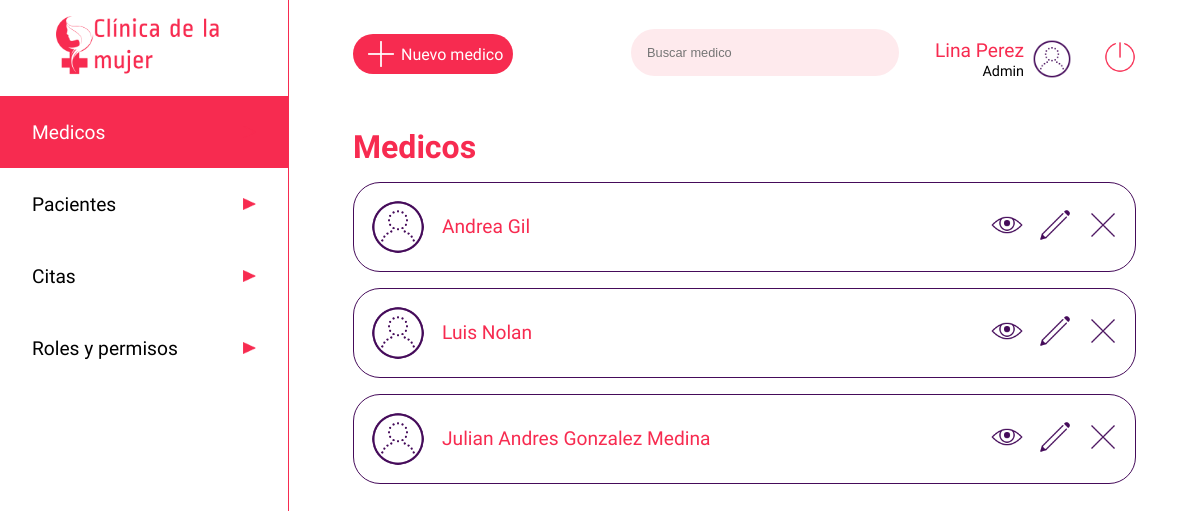
The page /medico (signed in) on the database as committed earlier.
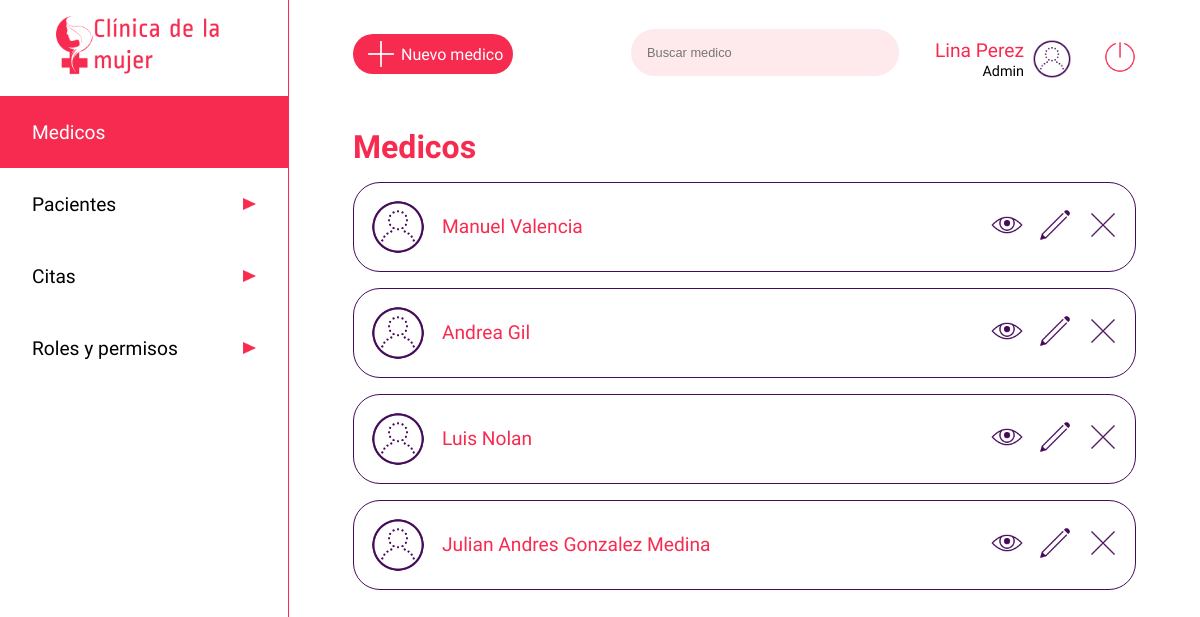
The same page on the database as committed later.
### app.py (models this page shows, shortened)
class users(db.Model):
    __tablename__ = 'users'
    cedula = db.Column(db.Integer, primary_key=True)
    nombre=db.Column(db.String)
    apellido=db.Column(db.String)
    nacimiento=db.Column(db.String)
    eps=db.Column(db.String)
    email=db.Column(db.String, unique=True)
    telefono=db.Column(db.Integer)
    dir=db.Column(db.String)
    ciudad=db.Column(db.String)
    password=db.Column(db.String)
    rol =db.Column(db.String)
    especialidad = db.Column(db.String)
    estado = db.Column(db.Boolean)

### app.py (the view)
@app.route('/medico', methods=['GET'])
def medicouser():
    if 'usuarioIngresado' in session:
        medicos = users.query.filter_by(rol='medico')
        usuario = users.query.filter_by(cedula=int(session['usuarioIngresado'])).first()
        return render('medicos.html', listamedicos = medicos, row=usuario)
    else:
        return render('acceso-denegado.html')

### templates/medicos.html (shortened to what this page needs)
<!DOCTYPE html>
<html lang="es">
<head>
    <link rel="stylesheet" type="text/css" href="{{ url_for('static', filename='css/stylelist.css')}}">
</head>
<body>
    <header class="header">
        <a href="/dashboard" type="button" class="btn"><img src="{{ url_for('static', filename='images/iconoclinica.png')}}" class="logo" alt="Clinica de la mujer"></a>
        <nav>
            <ul class="menu">
                <li class="menuitems"><a href="/medico" class="menuselect"><span>Medicos</span><img src="{{ url_for('static', filename='images/triangulo.png')}}" class="flecha" alt=""></a></li>
                <li class="menuitems"><a href="/paciente" class="menulink"><span>Pacientes</span><img src="{{ url_for('static', filename='images/triangulo.png')}}" class="flecha" alt=""></a></li>
                <li class="menuitems"><a href="/listado-citas" class="menulink"><span>Citas</span><img src="{{ url_for('static', filename='images/triangulo.png')}}" class="flecha" alt=""></a></li>
                <li class="menuitems"><a href="/roles" class="menulink"><span>Roles y permisos</span><img src="{{ url_for('static', filename='images/triangulo.png')}}" class="flecha" alt=""></a></li>
            </ul>
        </nav>
    </header>
    <main class="main">
        <div class="searchuser2">
            <a href="/medico/new" class="newuser"><img src="{{ url_for('static', filename='images/plus_math_100px.png')}}"  class="profile" alt=""><span>Nuevo medico</span></a>
            <div>
                <input type="search" class="search" id="buscador" placeholder="Buscar medico">
                <div class="perfil">
                    <div>
                        <span class="nameuser">{{row.nombre}} {{row.apellido}}</span><br>
                        <span class="roluser">Admin</span>
                    </div>
                    <img src="{{ url_for('static', filename='images/test_account_100px.png')}}"  class="profile" alt="">
                    <a href="/logout" type="button" class="btn"><img src="{{ url_for('static', filename='images/off.png')}}" class="logout" alt="Cerrar sesion"></a>
                </div>
            </div>
        </div>
        <div class="cuerpo">
            <h1 class="titulo"><span style="color:#F72B50">Medicos</span></h1>
            <div>
                <ul id=tabla>
                    {% for data in listamedicos %}
                        {% if data.estado == 1 %}
                        <div class="contenedor_user" id=datos>
                            <div class="nom_img">
                                <img src="{{ url_for('static', filename='images/test_account_100px.png')}}" class="imgp" alt="">
                                <span class="nombre_user">{{data.nombre}} {{data.apellido}}</span>
                            </div>
                            <div class="contenedortbtn">
                                <a href="medico/{{data.cedula}}" ><img src="{{ url_for('static', filename='images/eye_100px.png')}}" class="btned" alt=""></a>
                                <a href="medico/{{data.cedula}}/editar"><img src="{{ url_for('static', filename='images/edit_100px.png')}}" class="btned" alt=""></a>
                                <a href="medico/{{data.cedula}}/eliminar"><img src="{{ url_for('static', filename='images/delete_100px.png')}}" class="btned" alt=""></a>
                            </div>
                        </div>
                        {% endif %}
                    {% endfor %}
                </ul>
            </div>
    </main>
</body>
</html>

Rows that differ between the two databases and show on the page:
now on this page (row edited): users: estado True (drawn), nombre "Manuel", apellido "Valencia"
